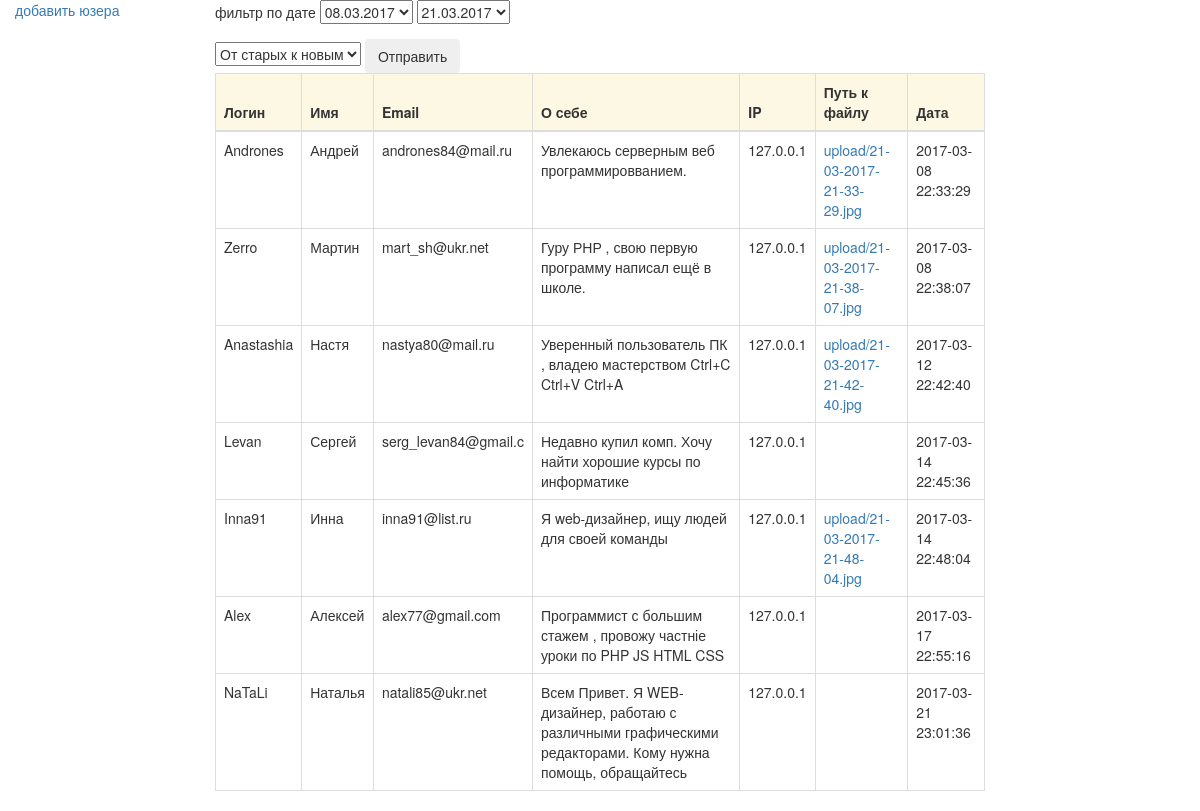
The page /view.php on the database its author committed.
### tables this page shows
CREATE TABLE `users` (
  `id` tinyint(3) NOT NULL,
  `login` varchar(20) NOT NULL,
  `userName` varchar(20) NOT NULL,
  `Email` varchar(20) NOT NULL,
  `textArea` text NOT NULL,
  `ip` varchar(30) NOT NULL,
  `filePath` varchar(50) NOT NULL,
  `dateTime` datetime NOT NULL
);

### database.php (called while the page is built, shortened)
<?php
class Database{
    function getUsers($from=0,$to=0,$f=0){
           $f ? $ordered="DESC" : $ordered="ASC";
           if($from and $to){
                $sql =  "SELECT id, login, userName, Email, textArea,ip,filePath,`dateTime`
                            FROM `users` WHERE DATE_FORMAT(`dateTime`,'%d.%m.%Y') BETWEEN'$from'
                                AND '$to' ORDER BY dateTime ".$ordered;
            }else{
                $sql = "SELECT id, login, userName, Email, textArea,ip,filePath,dateTime
                            FROM users ORDER BY dateTime ".$ordered;
            }
            $query = mysql_query($sql) or die(mysql_error());
            return $this->db_result_to_array($query);
    }
    function getDate(){
            $sql = "SELECT DATE_FORMAT(`dateTime`,'%d.%m.%Y') AS group_date
            FROM `users` GROUP BY group_date";
            $query = mysql_query($sql) or die(mysql_error());
            return $this->db_result_to_array($query);
    }
    function db_result_to_array($result){
        $res_array = array();
        for($i = 0; $row = mysql_fetch_array($result,MYSQL_ASSOC) ;$i++){
            $res_array[$i] = $row;
        }
        return $res_array;
    }
}

### view.php (the view, shortened to what this page needs)
<?php
    require_once 'database.php';
    $db = new Database();
    $res = $db->getUsers($from,$to,$flag);
    $datedb = $db->getDate();
    ?>
<!DOCTYPE html>
<html>
    <head>
<link rel="stylesheet" href="https://maxcdn.bootstrapcdn.com/bootstrap/3.3.7/css/bootstrap.min.css">
<link rel="stylesheet" type="text/css" href="style.css"/>
    </head>
    <body>
        <div class="col-md-2"><a href="index.php">добавить юзера</a></div>
            <div class="col-md-8">
                <form class="form" method="POST">
                    <div class="form-group">
                       <p>фильтр по дате
                        <select name="from" id="from">
                            <?php  foreach ($datedb as $key => $value){
                                echo "<option>{$value['group_date']}</option>";
                            }
                            ?>
                        </select>
                        <select name="to" id="to">
                           <?php foreach ($datedb as $key => $value){
                                echo "<option>{$value['group_date']}</option>";
                            }
                            ?>
                        </select>
                       </p>
                    </div>
                    <select name="order">
                        <option value="0">От старых к новым</option>
                    </select>
                    <button type="submit" class="btn">Отправить</button>
                </form>
                <table class="table table-bordered">
                    <thead class="warning">
                            <tr class="warning">
                            <th>Логин</th>
                            <th>Имя</th>
                            <th>Email</th>
                            <th>О себе</th>
                            <th>IP</th>
                            <th>Путь к файлу</th>
                            <th>Дата</th>
                    </tr>
                    </thead>
                    <tbody>
                    <?php  foreach ($res as $key => $value):?>
                        <tr>
                            <td><?=$value["login"]?></td>
                            <td><?=$value["userName"]?></td>
                            <td><?=$value["Email"]?></td>
                            <td><?=$value["textArea"]?></td>
                            <td><?=$value["ip"]?></td>
                            <td><a href="<?=$value["filePath"]?>"><?=$value["filePath"]?></a></td>
                            <td><?=$value["dateTime"]?></td>
                        </tr>
                     <?php    endforeach; ?>
                    </tbody>
                </table>
            </div>
    </body>
</html>

### rows shown on the page
users: login "Andrones", userName "Андрей", Email "andrones84@mail.ru", textArea "Увлекаюсь серверным веб программировванием.", ip "127.0.0.1", filePath "upload/21-03-2017-21-33-29.jpg", dateTime "2017-03-08 22:33:29"
users: login "Zerro", userName "Мартин", Email "mart_sh@ukr.net", textArea "Гуру РНР , свою первую программу написал ещё в школе.", ip "127.0.0.1", filePath "upload/21-03-2017-21-38-07.jpg", dateTime "2017-03-08 22:38:07"
users: login "Anastashia", userName "Настя", Email "nastya80@mail.ru", textArea "Уверенный пользователь ПК , владею мастерством Ctrl+C Ctrl+V Ctrl+A", ip "127.0.0.1", filePath "upload/21-03-2017-21-42-40.jpg", dateTime "2017-03-12 22:42:40"
users: login "Levan", userName "Сергей", Email "serg_levan84@gmail.c", textArea "Недавно купил комп. Хочу найти хорошие курсы по информатике", ip "127.0.0.1", dateTime "2017-03-14 22:45:36"
users: login "Inna91", userName "Инна", Email "inna91@list.ru", textArea "Я web-дизайнер, ищу людей для своей команды", ip "127.0.0.1", filePath "upload/21-03-2017-21-48-04.jpg", dateTime "2017-03-14 22:48:04"
users: login "Alex", userName "Алексей", Email "alex77@gmail.com", textArea "Программист с большим стажем , провожу частніе уроки по PHP JS HTML CSS", ip "127.0.0.1", dateTime "2017-03-17 22:55:16"
users: login "NaTaLi", userName "Наталья", Email "natali85@ukr.net", textArea "Всем Привет. Я WEB-дизайнер, работаю с различными графическими редакторами. Кому нужна помощь, обращайтесь", ip "127.0.0.1", dateTime "2017-03-21 23:01:36"

### other values the page prints
form field from "08.03.2017"
form field to "21.03.2017"
